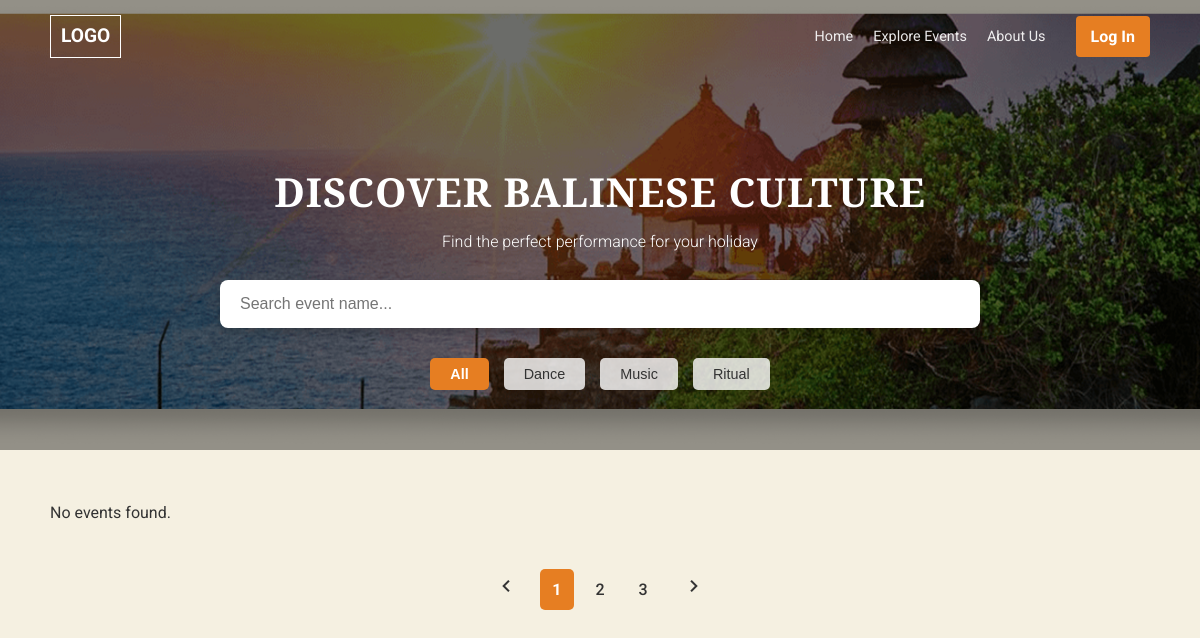
/events.php, run on an earlier commit of the app's database.
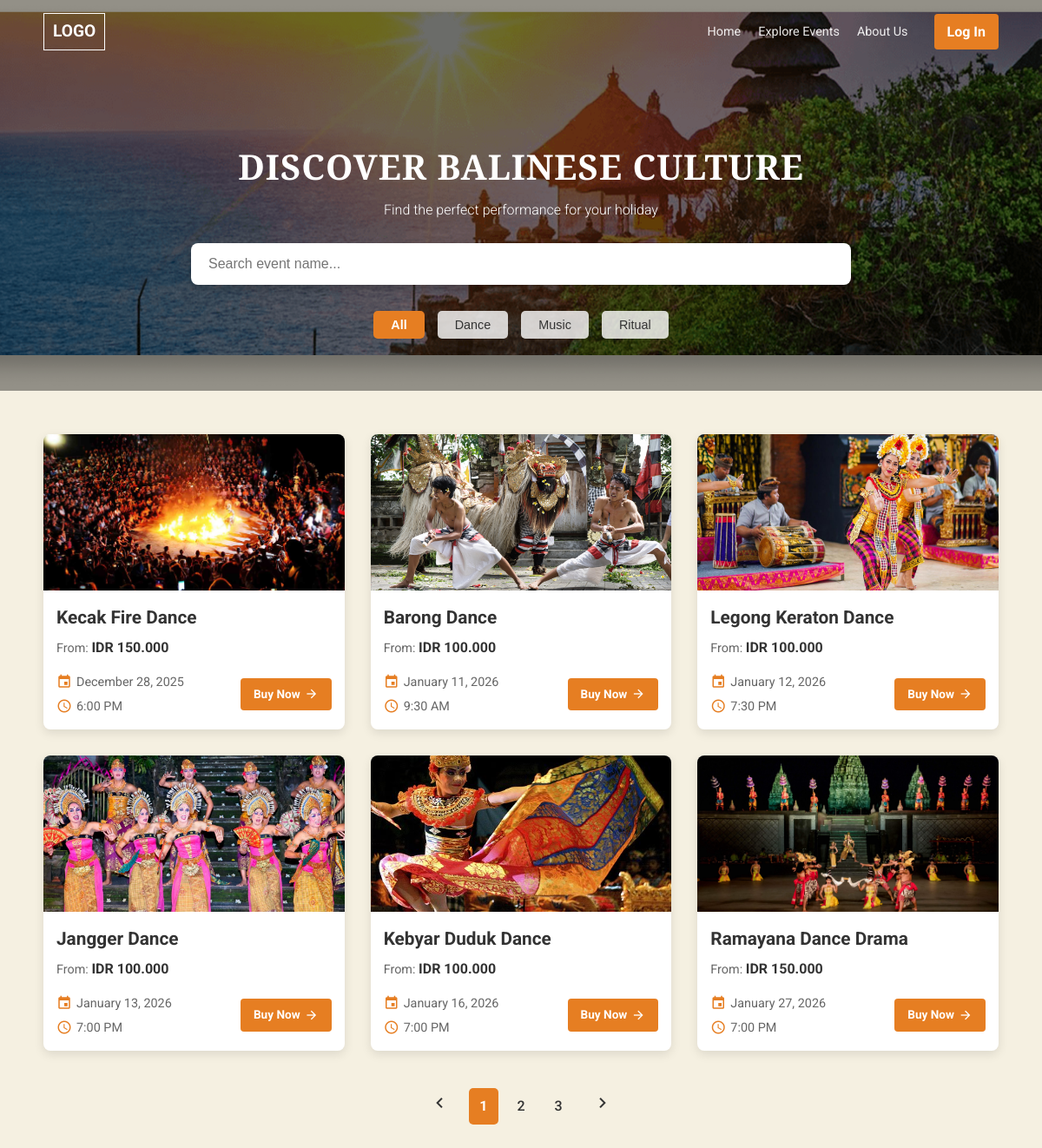
And on a later commit of the database.
### tables this page shows
CREATE TABLE acara (
    id_acara INT PRIMARY KEY AUTO_INCREMENT,
    nama_acara VARCHAR(255) NOT NULL,
    tanggal_acara DATE NOT NULL,
    waktu_acara TIME NOT NULL,
    lokasi_acara VARCHAR(255),
    deskripsi_acara TEXT,
    harga DECIMAL(10,2) DEFAULT 0
);

### events.php (the view, shortened to what this page needs)
<?php
require 'config/koneksi.php';
$query = "SELECT * FROM acara ORDER BY tanggal_acara ASC";
$result = mysqli_query($conn, $query);
?>
<!DOCTYPE html>
<html lang="id">
<head>
</head>
<body>
    <header>
        <nav id="mainNav">
            <a href="index.php" class="logo">LOGO</a>
            <div class="nav-right">
                <div class="nav-links">
                    <a href="index.php">Home</a>
                    <a href="events.php">Explore Events</a>
                    <a href="index.php#about">About Us</a>
                </div>
                <a href="login.php" class="login-btn">Log In</a>
            </div>
        </nav>
    </header>
    <main>
        <section class="hero">
            <div class="hero-content">
                <h1>DISCOVER BALINESE CULTURE</h1>
                <p>Find the perfect performance for your holiday</p>
                <div class="search-bar">
                    <input type="text" placeholder="Search event name...">
                </div>
                <div class="filter-buttons">
                    <button class="active">All</button>
                    <button>Dance</button>
                    <button>Music</button>
                    <button>Ritual</button>
                </div>
            </div>
        </section>
        <section class="events-section">
            <div class="events-grid">
                <?php if (mysqli_num_rows($result) > 0): ?>
                    <?php while ($row = mysqli_fetch_assoc($result)): ?>
                        <?php
                        $slug = strtolower(str_replace(' ', '-', $row['nama_acara']));
                        $image_path = "assets/event-images/" . $slug . ".jpg";
                        $formatted_date = date('F d, Y', strtotime($row['tanggal_acara']));
                        $formatted_time = date('g:i A', strtotime($row['waktu_acara']));
                        ?>
                        <div class="event-card">
                            <div class="event-image" style="background-image: url('<?php echo $image_path; ?>');"></div>
                            <div class="event-details">
                                <h3><?php echo htmlspecialchars($row['nama_acara']); ?></h3>
                                <p class="price-text">From: <strong>IDR
                                        <?php echo number_format($row['harga'], 0, ',', '.'); ?></strong></p>
                                <div class="event-info-footer">
                                    <div class="info-col">
                                        <div class="info-group">
                                            <span class="material-icons">event</span>
                                            <span><?php echo $formatted_date; ?></span>
                                        </div>
                                        <div class="info-group">
                                            <span class="material-icons">schedule</span>
                                            <span><?php echo $formatted_time; ?></span>
                                        </div>
                                    </div>
                                    <a href="seatmap.php?id=<?php echo $row['id_acara']; ?>" class="buy-btn">
                                        Buy Now
                                        <span class="material-icons">arrow_forward</span>
                                    </a>
                                </div>
                            </div>
                        </div>
                    <?php endwhile; ?>
                <?php else: ?>
                    <p>No events found.</p>
                <?php endif; ?>
            </div>
            <div class="pagination">
                <a href="#"><span class="material-icons">chevron_left</span></a>
                <a href="#" class="active">1</a>
                <a href="#">2</a>
                <a href="#">3</a>
                <a href="#"><span class="material-icons">chevron_right</span></a>
            </div>
        </section>
    </main>
</body>
</html>

What changed in the data, as far as the page shows it:
added acara: shows a picture, nama_acara "Kecak Fire Dance", harga "150.000", tanggal_acara "December 28, 2025", waktu_acara "6:00 PM"
added acara: shows a picture, nama_acara "Barong Dance", harga "100.000", tanggal_acara "January 11, 2026", waktu_acara "9:30 AM"
added acara: shows a picture, nama_acara "Legong Keraton Dance", harga "100.000", tanggal_acara "January 12, 2026", waktu_acara "7:30 PM"
added acara: shows a picture, nama_acara "Jangger Dance", harga "100.000", tanggal_acara "January 13, 2026", waktu_acara "7:00 PM"
added acara: shows a picture, nama_acara "Kebyar Duduk Dance", harga "100.000", tanggal_acara "January 16, 2026", waktu_acara "7:00 PM"
added acara: shows a picture, nama_acara "Ramayana Dance Drama", harga "150.000", tanggal_acara "January 27, 2026", waktu_acara "7:00 PM"
Also different on the page:
text no longer shown: "No events found."
